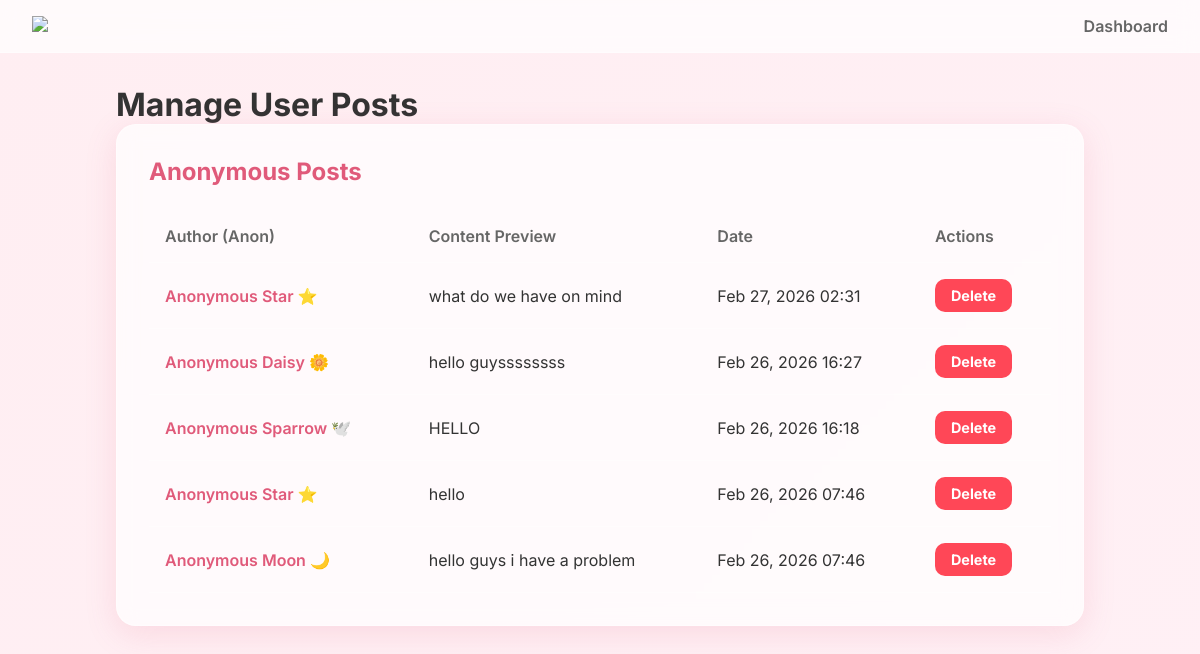
/admin-panel/posts/ (signed in), run on the app's committed database.
### core/models.py (models this page shows, shortened)
class Post(models.Model):
    author = models.ForeignKey(User, on_delete=models.CASCADE)
    anon_name = models.CharField(max_length=50, default=get_random_anon_name)
    content = models.TextField()
    created_at = models.DateTimeField(auto_now_add=True)

### core/views.py (the view)
# urls.py: path('admin-panel/posts/', views.manage_posts, name='manage_posts'),
@staff_only
def manage_posts(request):
    posts = Post.objects.all().order_by('-created_at')
    return render(request, 'admin_manage_posts.html', {'posts': posts})

### core/views.py (called while the page is built)
def staff_only(view_func):
    @wraps(view_func)
    def _wrapped_view(request, *args, **kwargs):
        if not request.user.is_authenticated:
            return redirect('login')
        if not request.user.is_staff:
            raise PermissionDenied("You do not have permission to access the admin panel.")
        return view_func(request, *args, **kwargs)
    return _wrapped_view

### core/templates/admin_manage_posts.html (shortened to what this page needs)
<!DOCTYPE html>
{% load static %}
<html lang="en">
<head>
    <link rel="stylesheet" href="https://cdnjs.cloudflare.com/ajax/libs/font-awesome/6.5.0/css/all.min.css">
</head>
<body>
    <nav class="navbar">
        <div class="logo">
            <a href="{% url 'admin_dashboard' %}">
                <img src="{% static 'images/Safespace logo.png' %}">
            </a>
        </div>
        <div class="nav-links">
            <a href="{% url 'admin_dashboard' %}">Dashboard</a>
        </div>
    </nav>
    <div class="container">
        <h1>Manage User Posts</h1>
        <div class="admin-card">
            <h2>Anonymous Posts</h2>
            <table>
                <thead>
                    <tr>
                        <th>Author (Anon)</th>
                        <th>Content Preview</th>
                        <th>Date</th>
                        <th>Actions</th>
                    </tr>
                </thead>
                <tbody>
                    {% for post in posts %}
                    <tr>
                        <td class="anon-name">{{ post.anon_name }}</td>
                        <td class="post-content">{{ post.content }}</td>
                        <td>{{ post.created_at|date:"M d, Y H:i" }}</td>
                        <td>
                            <a href="{% url 'delete_post' post.id %}" class="btn btn-delete"
                                onclick="return confirm('Are you sure you want to delete this secret post?')">Delete</a>
                        </td>
                    </tr>
                    {% empty %}
                    <tr>
                        <td colspan="4">No posts found in the community.</td>
                    </tr>
                    {% endfor %}
                </tbody>
            </table>
        </div>
    </div>
</body>
</html>

### core/templates/admin_manage_posts.html (style rules this page uses)
:root { --primary: #e05a7a; --bg-color: #ffeef2; --glass-bg: rgba(255, 255, 255, 0.7); --glass-border: rgba(255, 255, 255, 0.4); --text-main: #333; --text-sub: #666; --shadow: 0 8px 32px 0 rgba(224, 90, 122, 0.15); }
* { margin: 0; padding: 0; box-sizing: border-box; font-family: 'Inter', sans-serif; }
body { background: linear-gradient(135deg, var(--bg-color) 0%, #fff0f5 100%); min-height: 100vh; color: var(--text-main); }
.navbar { background: var(--glass-bg); backdrop-filter: blur(10px); border-bottom: 1px solid var(--glass-border); padding: 1rem 2rem; display: flex; justify-content: space-between; align-items: center; position: sticky; top: 0; z-index: 1000; }
.logo img { height: 40px; }
.nav-links a { color: var(--text-sub); text-decoration: none; font-weight: 600; margin-left: 1rem; }
.container { max-width: 1000px; margin: 2rem auto; padding: 0 1rem; }
.admin-card { background: var(--glass-bg); backdrop-filter: blur(10px); border: 1px solid var(--glass-border); padding: 2rem; border-radius: 20px; box-shadow: var(--shadow); margin-bottom: 2rem; }
.admin-card h2 { margin-bottom: 1.5rem; color: var(--primary); }
.btn { padding: 0.5rem 1rem; border-radius: 10px; border: none; cursor: pointer; font-weight: 700; transition: 0.3s; text-decoration: none; display: inline-block; }
.btn-delete { background: #ff4757; color: white; font-size: 0.9rem; }
table { width: 100%; border-collapse: collapse; margin-top: 1rem; }
th, td { text-align: left; padding: 1rem; border-bottom: 1px solid var(--glass-border); }
th { color: var(--text-sub); font-weight: 600; }
.post-content { max-width: 400px; overflow: hidden; text-overflow: ellipsis; white-space: nowrap; }
.anon-name { font-weight: 600; color: var(--primary); }

### data on the page
Post: anon_name "Anonymous Star ⭐", content "what do we have on mind", created_at "Feb 27, 2026 02:31"
Post: anon_name "Anonymous Daisy 🌼", content "hello guyssssssss", created_at "Feb 26, 2026 16:27"
Post: anon_name "Anonymous Sparrow 🕊️", content "HELLO", created_at "Feb 26, 2026 16:18"
Post: anon_name "Anonymous Star ⭐", content "hello", created_at "Feb 26, 2026 07:46"
Post: anon_name "Anonymous Moon 🌙", content "hello guys i have a problem", created_at "Feb 26, 2026 07:46"
